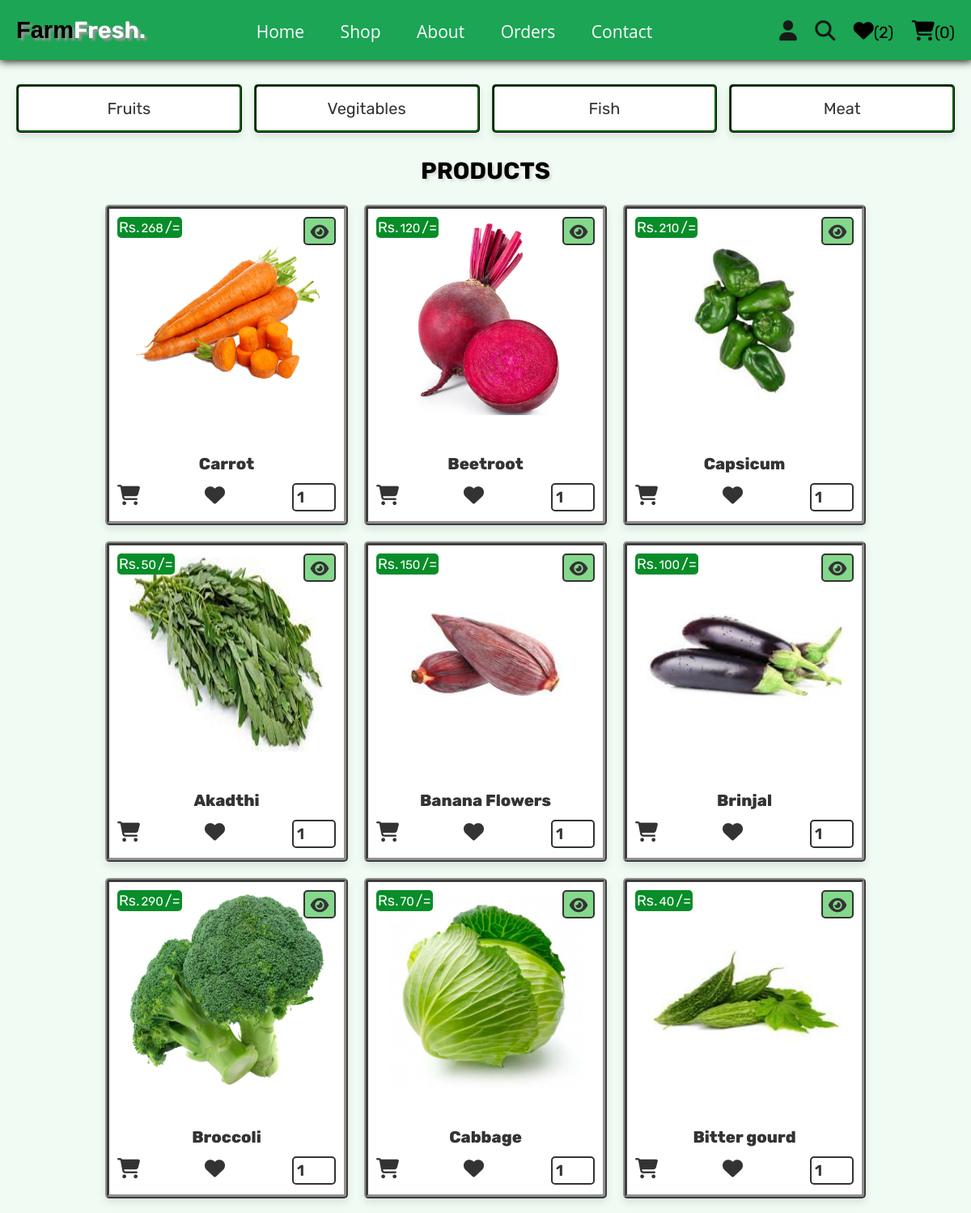
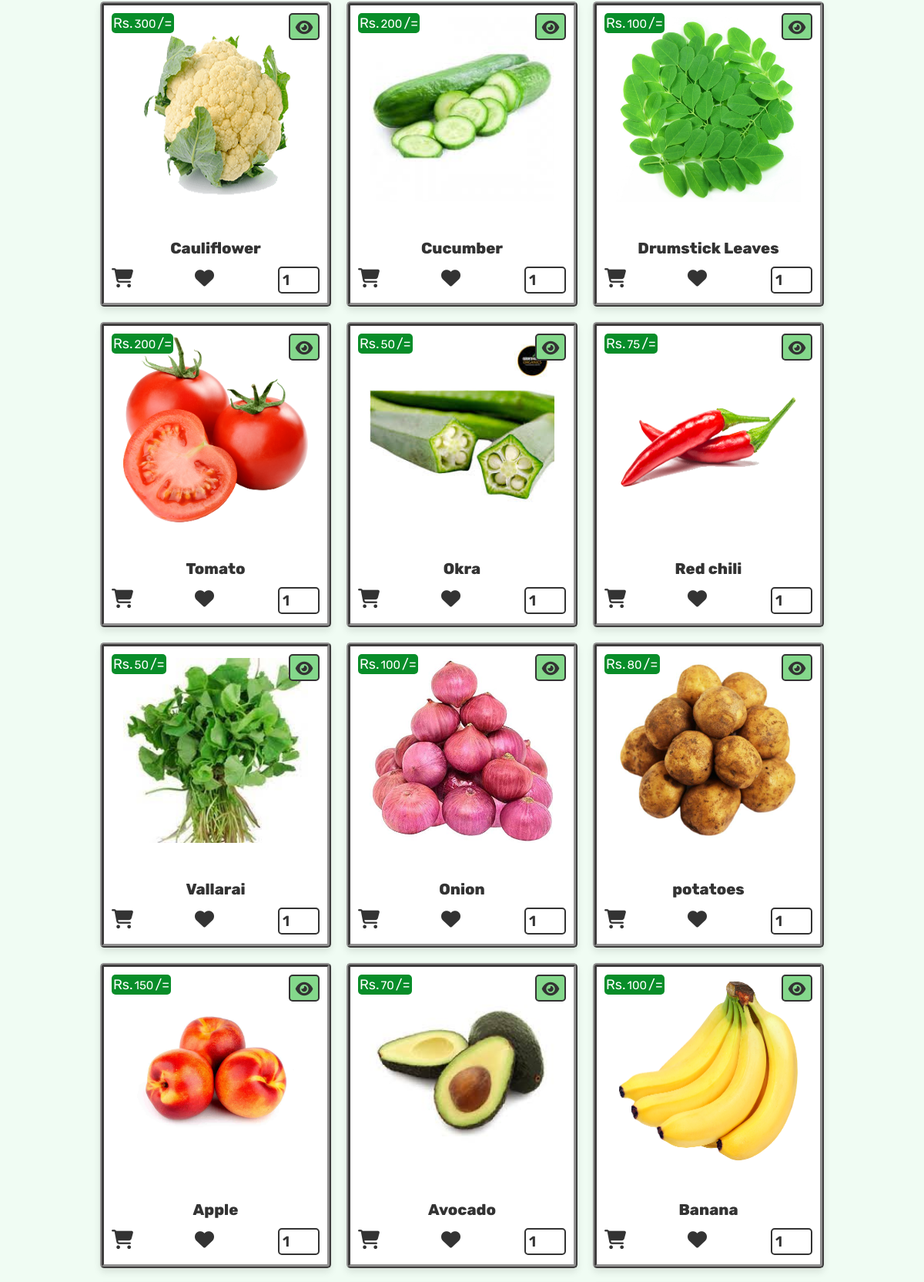
Page /shop.php (signed in, upper part) on the committed database (2 pictures, top to bottom).
### tables this page shows
CREATE TABLE `products` (
  `id` int(100) NOT NULL,
  `name` varchar(100) NOT NULL,
  `category` varchar(20) NOT NULL,
  `details` varchar(500) NOT NULL,
  `price` int(100) NOT NULL,
  `image` varchar(100) NOT NULL
);

### shop.php (the view, shortened to what this page needs)
<?php
@include 'config.php';
?>
<!DOCTYPE html>
<html lang="en">
<head>
   <link rel="stylesheet" href="https://cdnjs.cloudflare.com/ajax/libs/font-awesome/6.1.1/css/all.min.css">
   <link rel="stylesheet" href="css/homestyle.css">
</head>
<body>
<?php include 'header.php'; ?>
<section class="p-category">
   <a href="category.php?category=fruits" >fruits</a>
   <a href="category.php?category=vegitables">vegitables</a>
   <a href="category.php?category=fish">fish</a>
   <a href="category.php?category=meat">meat</a>
</section>
<section class="products">
   <h1 class="title">Products</h1>
   <div class="box-container">
   <?php
      $select_products = $conn->prepare("SELECT * FROM `products`");
      $select_products->execute();
      if($select_products->rowCount() > 0){
         while($fetch_products = $select_products->fetch(PDO::FETCH_ASSOC)){
   ?>
   <form action="" class="box" method="POST">
      <div class="price">Rs.<span><?= $fetch_products['price']; ?></span>/=</div>
      <a href="view_page.php?pid=<?= $fetch_products['id']; ?>" class="fas fa-eye"></a>
      <img src="uploaded_img/<?= $fetch_products['image']; ?>" alt="">
      <div class="name"><?= $fetch_products['name']; ?></div>
      <div class="latest-btn">
        <button type="submit" class="option-buttn" name="add_to_cart"><i class="fas fa-cart-shopping fa-bounce" style=" --fa-bounce-start-scale-x: 1; --fa-bounce-start-scale-y: 1; --fa-bounce-jump-scale-x: 1; --fa-bounce-jump-scale-y: 1; --fa-bounce-land-scale-x: 1; --fa-bounce-land-scale-y: 1; " ></i></button>
        <button type="submit" class="option-buttn" name="add_to_wishlist" ><i class="fa-solid fa-heart fa-beat"></i></button>
        <input type="number" min="0" value="1" name="p_qty" class="qty" >
      </div>
   </form>
   <?php
      }
   }else{
      echo '<p class="empty">no products added yet!</p>';
   }
   ?>
   </div>
</section>
</body>
</html>

### css/homestyle.css (style rules this page uses)
.products .box-container { display: grid; grid-template-columns: repeat(auto-fit, 30rem); gap: 2rem; justify-content: center; align-items: flex-start; }
.products .box-container .box { padding: 1rem; text-align: center; background-color: var(--white); box-shadow: var(--box-shadow); border-radius: 0.5rem; position: relative; border: 5px ridge rgb(145, 144, 144); transition: 1s; }
.products .box-container .box .price { position: absolute; top: 1rem; left: 1rem; padding: 0.2rem; border-radius: 0.5rem; background-color: rgb(8, 141, 41); font-size: 1.8rem; color: var(--white); }
.products .box-container .box .price span { font-size: 1.5rem; color: var(--white); margin: 0 0.2rem; }
.products .box-container .box .fa-eye { position: absolute; top: 1rem; right: 1rem; border-radius: 0.5rem; height: 3.5rem; line-height: 3.3rem; width: 4rem; border: var(--border); color: var(--black); font-size: 2rem; background-color: rgb(132, 216, 139); }
.products .box-container .box img { width: 250px; height: 250px; margin-bottom: 3rem; padding: 5px; }
.products .box-container .box .name { font-size: 2rem; color: var(--black); font-weight: 800; padding: 1rem 0; }
.products .box-container .box .qty { margin: 0.2rem 0; border-radius: 0.5rem; padding: 0.4rem; font-size: 1.9rem; font-weight: 600; color: var(--black); border: var(--border); width: 20%; }
.products .box-container .box .option-buttn { height: 3.5rem; width: 0.001rem; font-size: 2.5rem; }
.products .box-container .box .latest-btn { display: flex; flex-direction: row; justify-content: space-between; align-items: baseline; }
.p-category { display: grid; grid-template-columns: repeat(auto-fit, minmax(27rem, 1fr)); gap: 1.5rem; justify-content: center; align-items: flex-start; }
.p-category { padding-bottom: 0; }
.p-category a { padding: 1.5rem; text-align: center; border: 3px ridge rgb(8, 97, 8); background-color: var(--white); box-shadow: var(--box-shadow); border-radius: 0.5rem; font-size: 2rem; text-transform: capitalize; color: var(--black); }

### css/components.css (style rules this page uses)
:root { --green: rgb(38, 173, 95); --orange: #f39c12; --red: #e74c3c; --black: #333; --light-color: #666; --white: #fff; --light-bg: #f6f6f6; --border: 0.2rem solid var(--black); --box-shadow: 0 0.5rem 1rem rgba(0, 0, 0, 0.1); --text-decoration: none; }
* { font-family: "Rubik", sans-serif; margin: 0; padding: 0; box-sizing: border-box; outline: none; border: none; text-decoration: none; color: var(--black); }
body { background-color: rgb(240, 252, 243); }
html { font-size: 62.5%; overflow-x: hidden; scroll-behavior: smooth; scroll-padding-top: 6.5rem; }
section { padding: 3rem 2rem; max-width: 1200px; margin: 0 auto; }
.title { text-align: center; margin-bottom: 2.5rem; text-transform: uppercase; color:rgb(0, 0, 0); font-size: 2.9rem; text-shadow: 3px 3px 3px #dde0dd; }

### rows in the picture
products: price "268", image (picture), name "Carrot"
products: price "120", image (picture), name "Beetroot"
products: price "210", image (picture), name "Capsicum"
products: price "50", image (picture), name "Akadthi"
products: price "150", image (picture), name "Banana Flowers"
products: price "100", image (picture), name "Brinjal"
products: price "290", image (picture), name "Broccoli"
products: price "70", image (picture), name "Cabbage"
products: price "40", image (picture), name "Bitter gourd"
products: price "300", image (picture), name "Cauliflower"
products: price "200", image (picture), name "Cucumber"
products: price "100", image (picture), name "Drumstick Leaves"
products: price "200", image (picture), name "Tomato"
products: price "50", image (picture), name "Okra"
products: price "75", image (picture), name "Red chili"
products: price "50", image (picture), name "Vallarai"
products: price "100", image (picture), name "Onion"
products: price "80", image (picture), name "potatoes"
products: price "150", image (picture), name "Apple"
products: price "70", image (picture), name "Avocado"
products: price "100", image (picture), name "Banana"

### other values in the picture
$count_wishlist_items->rowCount() "2"
$count_cart_items->rowCount() "0"
